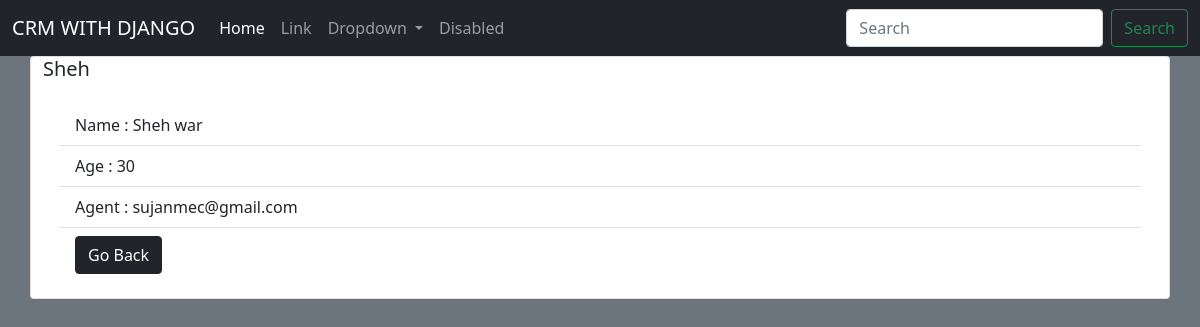
Page /leads/2/ on the committed database.
### leads/models.py (models this page shows, shortened)
class Lead(models.Model):
    first_name = models.CharField(max_length=20)
    last_name = models.CharField(max_length=20)
    age = models.IntegerField(default=0)
    agent = models.ForeignKey("Agent",on_delete=models.CASCADE)

class Agent(models.Model):
    user = models.OneToOneField(User,on_delete=models.SET_NULL,null=True)
    def __str__(self):
        return self.user.email

class User(AbstractUser):
    pass

### leads/views.py (the view)
# urls.py: path('<int:pk>/',views.lead_detail,name="details"),
def lead_detail(request,pk):
    lead = Lead.objects.get(id = pk)
    context = {
        'lead' : lead
    }
    return render(request,"leads/lead_detail.html",context)

### leads/templates/leads/lead_detail.html (shortened to what this page needs)
{% extends 'leads/layouts.html' %}
{% block content %}
<div class="card container">
  <h5 class="card-title">{{lead.first_name}}</h5>
  <div class="card-body">
    <ul class="list-group list-group-flush">
    <li class="list-group-item">Name : {{lead.first_name}} {{lead.last_name}}</li>
    <li class="list-group-item">Age : {{lead.age}} </li>
    <li class="list-group-item">Agent : {{lead.agent}}</li>
    <li class="list-group-item align-middle"><a href="/leads/" class="btn btn-dark">Go Back</a></li>
  </ul>
  </div>
</div>
{% endblock content %}

### rows in the picture
Lead: first_name "Sheh", last_name "war", age "30", agent "sujanmec@gmail.com"
